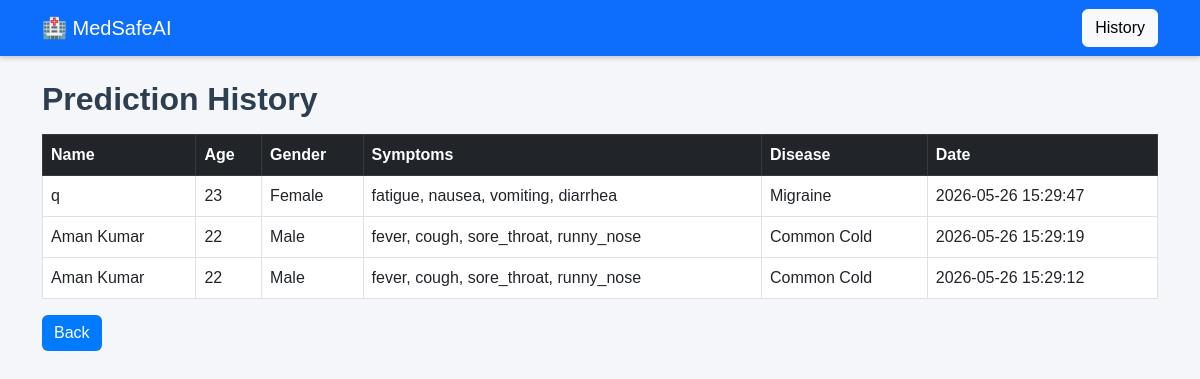
The app's page /history with its own data.
### tables this page shows
CREATE TABLE history (
            id INTEGER PRIMARY KEY AUTOINCREMENT,
            name TEXT,
            age INTEGER,
            gender TEXT,
            symptoms TEXT,
            predicted_disease TEXT,
            date TEXT
        );

### app.py (the view)
@app.route("/history")
def history():
    conn = get_db_connection()
    records = conn.execute("SELECT * FROM history ORDER BY date DESC").fetchall()
    conn.close()
    return render_template("history.html", records=records)

### app.py (called while the page is built)
def get_db_connection():
    conn = sqlite3.connect(DATABASE)
    conn.row_factory = sqlite3.Row
    return conn

### templates/history.html
{% extends "base.html" %}
{% block content %}
<h2>Prediction History</h2>
<table class="table table-bordered mt-3">
    <thead class="table-dark">
        <tr>
            <th>Name</th>
            <th>Age</th>
            <th>Gender</th>
            <th>Symptoms</th>
            <th>Disease</th>
            <th>Date</th>
        </tr>
    </thead>
    <tbody>
        {% for row in records %}
        <tr>
            <td>{{ row["name"] }}</td>
            <td>{{ row["age"] }}</td>
            <td>{{ row["gender"] }}</td>
            <td>{{ row["symptoms"] }}</td>
            <td>{{ row["predicted_disease"] }}</td>
            <td>{{ row["date"] }}</td>
        </tr>
        {% endfor %}
    </tbody>
</table>
<a href="/" class="btn btn-primary">Back</a>
{% endblock %}

### templates/base.html (shortened to what this page needs)
<!DOCTYPE html>
<html>
<head>
    <link rel="stylesheet" href="https://cdn.jsdelivr.net/npm/bootstrap@5.3.0/dist/css/bootstrap.min.css">
     <link rel="stylesheet" href="{{ url_for('static', filename='css/style.css') }}">
</head>
<body>
<nav class="navbar navbar-dark bg-primary">
    <div class="container">
        <a class="navbar-brand" href="/">🏥 MedSafeAI</a>
        <a class="btn btn-light" href="/history">History</a>
    </div>
</nav>
<div class="container mt-4">
    {% block content %}{% endblock %}
</div>
</body>
</html>

### static/css/style.css (style rules this page uses)
body { background-color: #f4f6f9; font-family: Arial, sans-serif; }
h2 { color: #2c3e50; font-weight: bold; }
.navbar { box-shadow: 0 2px 5px rgba(0,0,0,0.2); }
.btn-primary { background-color: #007bff; border: none; }
.table { background-color: white; }

### records on screen
history: name "q", age "23", gender "Female", symptoms "fatigue, nausea, vomiting, diarrhea", predicted_disease "Migraine", date "2026-05-26 15:29:47"
history: name "Aman Kumar", age "22", gender "Male", symptoms "fever, cough, sore_throat, runny_nose", predicted_disease "Common Cold", date "2026-05-26 15:29:19"
history: name "Aman Kumar", age "22", gender "Male", symptoms "fever, cough, sore_throat, runny_nose", predicted_disease "Common Cold", date "2026-05-26 15:29:12"
